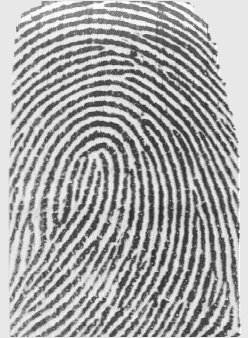
%> input picture source/image/01.png, 248 x 338 px
$ octave --eval "result = imageAnalysis(imread('image/01.png'));"   (GNU Octave 9; MATLAB toolbox functions it lacks are replaced by stand-ins)
%> lines starting %> are read from the running program, lines starting %| are printed output that depends on the picture; in (x1, y1, x2, y2) boxes, pixels count from 0 and x2, y2 are one past the last pixel; in counts of white or black regions, pixels touching at a corner belong together; the program's own positions count from 1
### source/fftEnhance.m
function enhancedImage = fftEnhance(image, factor)
%> called with factor = 0.2
% This function enhances input image, i.e., amplifies white
% ridges of finger prints to prevent fractions affecting
% recognition results.
%
% Input
%   image: original image before enhancement
%   factor: the power to amplify white ridges
% Return
%   enhancedImage: enhanced image

    % Convert image to double variables, and block by 32 * 32 size.
    image = 255 - double(image);
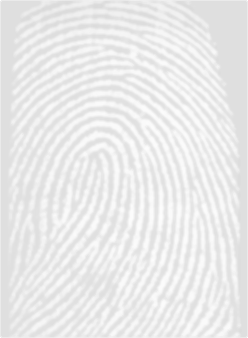
%> image: size 338x248 double; min 218, max 255, mean 234
    blockSize = 32;
    [numRow, numCol] = size(image);

    newRow = floor(numRow / blockSize) * blockSize;
    newCol = floor(numCol / blockSize) * blockSize;

    enhancedImage = zeros(newRow,newCol);

    % Start image enhancement block by block.
    for i = 1 : blockSize : newRow
        for j = 1 : blockSize : newCol

            % Determine block range.
            blockRowEnd = i + blockSize - 1;
            blockColEnd = j + blockSize - 1;

            % Perform FFT transform and enhance dominant coefficients.
            fftBlock = fft2(image(i : blockRowEnd, j : blockColEnd));
            fftFactor = abs(fftBlock) .^ factor;
            block = abs(ifft2(fftBlock .* fftFactor));

            maxVal = max(block(:));

            if maxVal == 0
                maxVal = 1;
            end

            % Normalize block values.
            block = block ./ maxVal;
            enhancedImage(i : blockRowEnd, j : blockColEnd) = block;

        end
    end
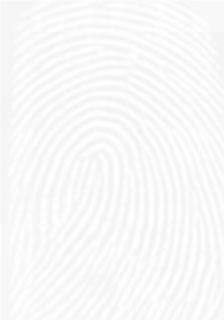
%> enhancedImage: size 320x224 double; min 0.951, max 1, mean 0.977

    % Convert double data back to unsigned 8-bit maps.
    enhancedImage = enhancedImage * 255;
    enhancedImage = histeq(uint8(enhancedImage));
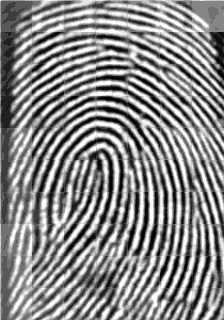
%> enhancedImage: size 320x224 uint8; min 0, max 255, mean 137.1

end

### source/toBwFingerPrints.m
function [bwImage] = toBwFingerPrints(image, blockSize)
%> called with blockSize = 32
% This image converts input gray scale finger print image to
% black-white image. It automatically determines an appropriate
% gray scale threshold by blocks to provide clearest output.
%
% Input
%   image: input grayscale image for convertion
%   blockSize: image conversion performed block by block, whose
%              sizes are assigned by this input
% Return
%   bwImage: the black-white finger print image converted
%            fromt input gray scale image

    % Determine converted image size.
    [numRow, numCol] = size(image);
    newRow = floor(numRow / blockSize) * blockSize;
    newCol = floor(numCol / blockSize) * blockSize;

    bwImage = zeros(newRow, newCol);

    % Start image conversion by pre-set block size.
    for i = 1 : blockSize : newRow
        for j = 1 : blockSize : newCol

            % Determine block range.
            blockRowEnd = i + blockSize - 1;
            blockColEnd = j + blockSize - 1;

            % Pre-set starting value of gray scale threshold to block mean
            % value.
            avgThreshold = mean2(image(i : blockRowEnd, j : blockColEnd));
            % Lower threshold by 20 percent.
            avgThreshold = 0.8 * avgThreshold;

            % Ridges will be black, while original ridges are white. So
            % greater values in original image will be set to 0, or black.
            bwImage(i : blockRowEnd, j : blockColEnd) = ...
                    image(i : blockRowEnd,j : blockColEnd) < avgThreshold;

        end
    end
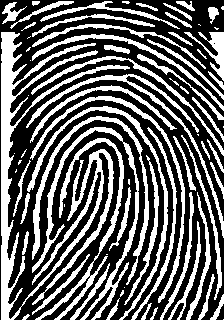
%> bwImage: size 320x224 double; values 0 (black) and 1 (white), 38.9% white; 74 white regions (21 under 20 px), largest, box (x1, y1, x2, y2) and area: (1, 32, 130, 320) 6730, (32, 127, 139, 320) 1927, (35, 138, 124, 320) 1548

end

### source/getDirections.m
function [bound, area] = getDirections(image, blockSize)
%> called with blockSize = 16
% This function cacluates the local flow direction within each local block
% of size blockSize * blockSize
%
% Input
%   image: input image for local direction detection.
%   blockSize: size for local detection of blocks.
% Return
%   bound: region of interest bound
%   area: region of interest area


    % Process initialization.
    [numRow, numCol] = size(image);
    blockIndex = zeros(ceil(numRow/blockSize), ceil(numCol/blockSize));
    numRow = floor(numRow / blockSize) * blockSize;
    numCol = floor(numCol / blockSize) * blockSize;
    image = image(1 : numRow, 1 : numCol);

    % Get gradients in 2 directions.
    gradFilter = fspecial('sobel');
    % Gradient towards x axis, or vertical direction.
    verticalGradent = filter2(gradFilter, image);
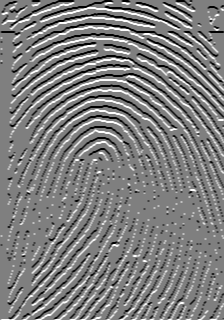
%> verticalGradent: size 320x224 double; min -4, max 4, mean -0.00473; drawn with min black and max white
    % Gradient towards y axis, or horizontal direction.
    gradFilter = gradFilter';
    horizontalGradient = filter2(gradFilter, image);
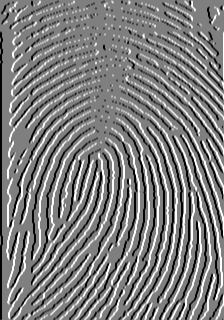
%> horizontalGradient: size 320x224 double; min -4, max 4, mean -0.00718; drawn with min black and max white

    % Pre-process for whole image gradients.
    gradientProduct = verticalGradent .* horizontalGradient;
    gradientSquareDiff = (horizontalGradient - verticalGradent) .*...
                            (horizontalGradient + verticalGradent);
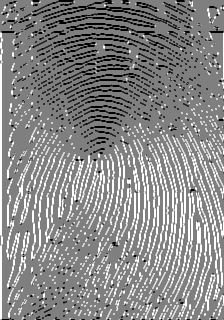
%> gradientSquareDiff: size 320x224 double; min -16, max 16, mean 1.2; drawn with min black and max white
    backgroungGradient = (verticalGradent .* verticalGradent) +...
                            (horizontalGradient .* horizontalGradient);

    % Calculate local dominant directio of block.
    for i = 1 : blockSize : numRow
        for j = 1 : blockSize : numCol

            % Determine block range.
            blockRowEnd = i + blockSize - 1;
            blockColEnd = j + blockSize - 1;

            productSum = sum(sum(gradientProduct(i : blockRowEnd,...
                                                    j : blockColEnd)));
            squareDiffSum = sum(sum(gradientSquareDiff(i : blockRowEnd,...
                                                    j : blockColEnd)));
            bgGradientSum = sum(sum(backgroungGradient(i : blockRowEnd,...
                                                    j : blockColEnd)));

            if bgGradientSum ~= 0 && productSum ~=0

                % Process gradient calculation only when block contains
                % useful fingerprint information other than noise.
                gradientLevel = (productSum * productSum + ...
                                    squareDiffSum * squareDiffSum) / ...
                                        (blockSize * blockSize *...
                                            bgGradientSum);

                if gradientLevel > 0.05

                    % Mark block as non trivial.
                    blockIndex(ceil(i / blockSize), ...
                                        ceil(j / blockSize)) = 1;

                end
            end

        end
    end
%> (the rest of the program and of its run is left out)
